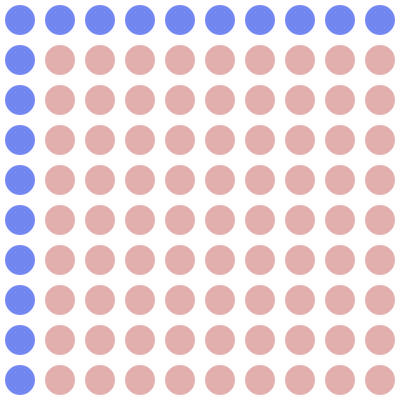
Frame 1 (no input)
Frame 60 (the mouse pressed at the canvas centre just before this capture): identical to frame 1, image omitted
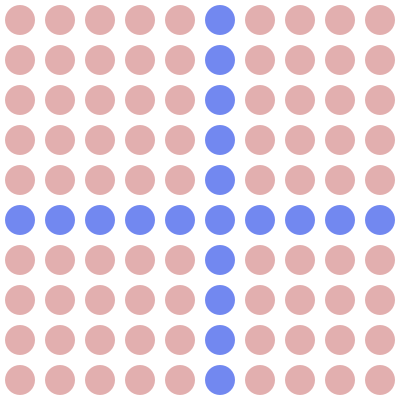
Frame 120 (the mouse held since frame 60 and released just before this capture)

The Processing sketch that drew these frames (run headless with seeded random() and noise(); from frame 60 on, the mouse is pressed at the canvas centre):

// Processing sketch: sketch_CircleColoursTask
// ── sketch_CircleColoursTask.pde
void setup()
{
  size(400, 400);
  noStroke();
}

void draw()
{
  background(255);

  for (int row=0; row<10; row = row+1)
  {
    

    for (int col=0; col<10; col = col+1)
    {
      if (mouseX < 20 + col*40 && mouseX > 20 + col*40 - 30 ) {
        fill(#1035E5, 150);
      } else if (mouseY > 20 + row*40 - 30 && mouseY < 20 + row*40 ) {
        fill(#1035E5, 150);
      } else {
        fill(180, 50, 50, 100);
      }
      circle(20 + col*40, 20 + row*40, 30);
    }
  }
}
